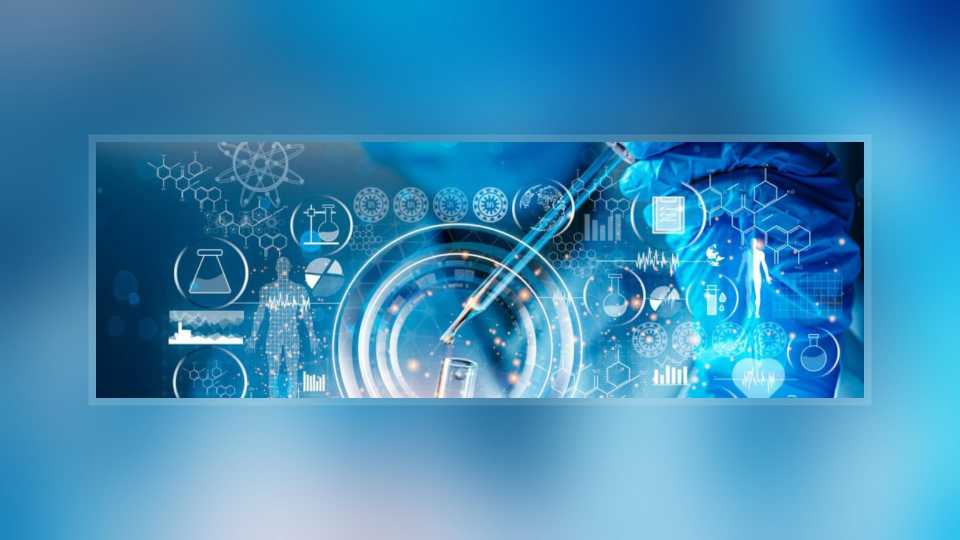
#> input picture examples/1200x400_extrawidelandscape.jpg, 1920 x 1080 px (shown at 1/2 size)
$ python -i imager.py   (imports and definitions only)
#> lines starting #> are read from the running program, lines starting #| are printed output that depends on the picture
import logging
from dataclasses import dataclass

from PIL import Image, ImageFilter, ImageOps

logger = logging.getLogger(__name__)


@dataclass
class Config:
    """
    Settings for image composition.

    Attributes:
        background_blur (bool): Apply Gaussian blur to backgrounds (default: True).
        background_blur_radius (int): Blur strength (default: 75).
        foreground_border (bool): Add a border to the foreground (default: True).
        foreground_border_width (int): Border thickness in pixels (default: 1).
        foreground_border_color (tuple[int, ...]): Border color RGB/RGBA, 0–255
        (default: (255, 255, 255)).
        force_fit (bool): If True, crop to fill template; if False, keep proportions
        with blurred background (default: True).
    """

    background_blur: bool = True
    background_blur_radius: int = 75
    foreground_border: bool = True
    foreground_border_width: int = 1
    foreground_border_color: tuple[int, ...] = (255, 255, 255)
    force_fit: bool = True


class Imager:
    """
    Class used to manipulate images.
    """

    # Cap upscaling at 2x original size to avoid pixelation.
    SCALE_UP_LIMIT = 2.0

    def __init__(
        self,
        output_size: tuple[int, int] = (700, 365),
        config: Config | None = None,
    ) -> None:
        self.output_width = output_size[0]
        self.output_height = output_size[1]
        self.config = config or Config()

    def process_image(self, image: Image.Image) -> Image.Image | None:
        """
        Creates a new PIL image from `image` by resizing it
        to fit the template dimensions.

        Args:
            image (Image.Image): A PIL image object
        """
        if not isinstance(image, Image.Image):
            raise ValueError("Source image must be a PIL Image object")
        return self._resize_to_template(image)

    # [530 lines left out: functions is_template_landscape, is_template_portrait, _resize_to_template, _handle_landscape_template, _handle_portrait_template, _convert_image_mode and 26 more, not called in this run]

>>> import cv2
>>> picture = cv2.imread('../../examples/1200x400_extrawidelandscape.jpg', cv2.IMREAD_GRAYSCALE)
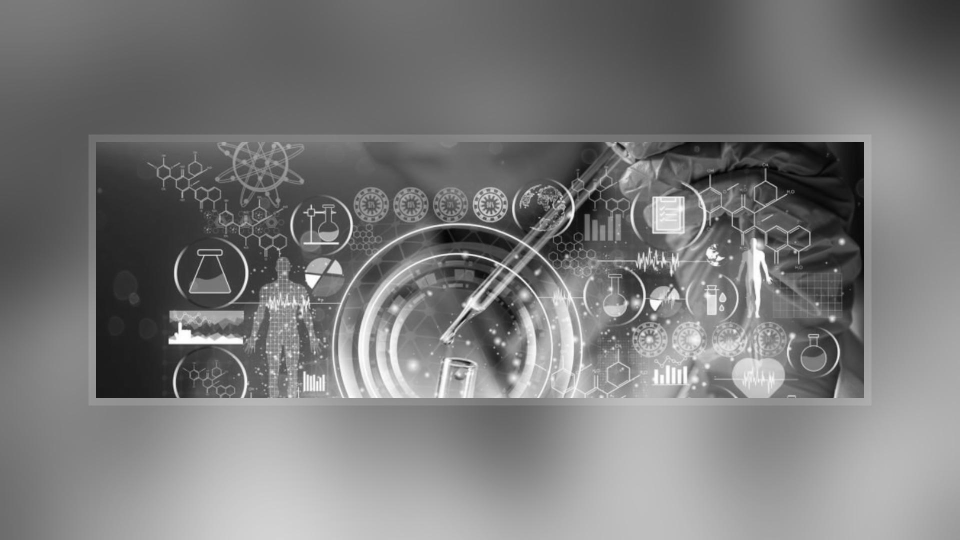
#> picture: shape (1080, 1920) (shown at 1/2 size); min 0, max 255, mean 122
>>> result = Imager().process_image(picture)
#> (the run stopped early here; a loop or call above may not have finished)

$ run again, on examples/200x150_toosmall.jpg
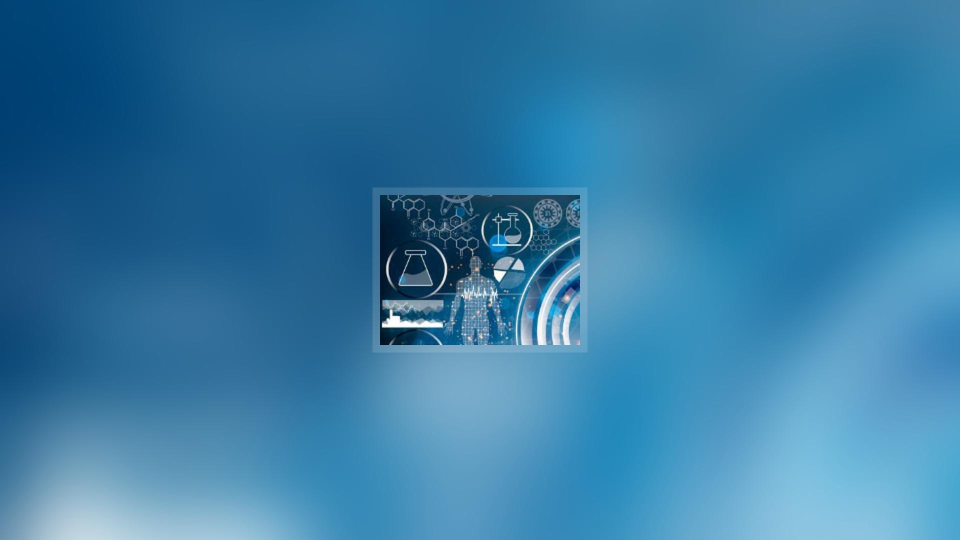
#> input picture examples/200x150_toosmall.jpg, 1920 x 1080 px (shown at 1/2 size)
#> `picture = cv2.imread('../../examples/1200x400_extrawidelandscape.jpg',..`:
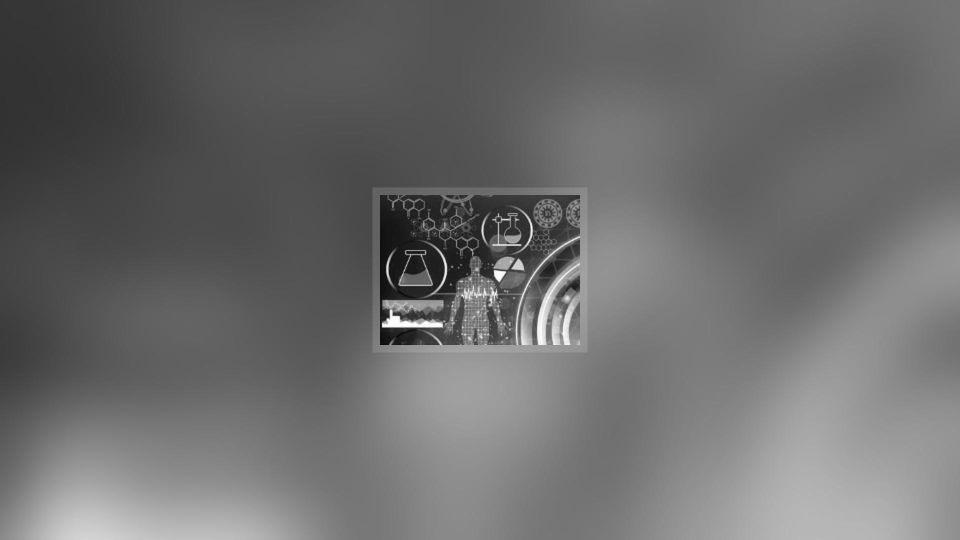
#> picture: shape (1080, 1920) (shown at 1/2 size); min 0, max 255, mean 108

$ run again, on examples/300x600_portrait.jpg
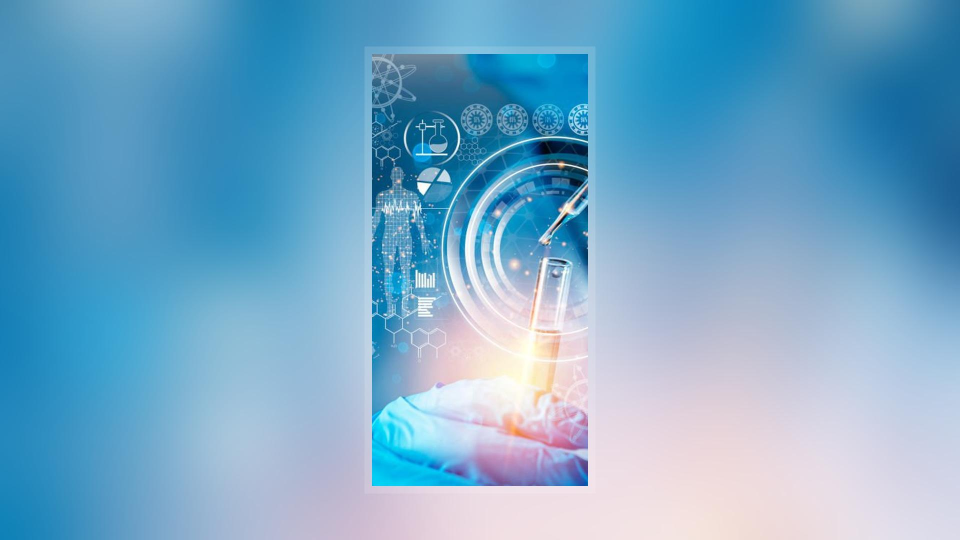
#> input picture examples/300x600_portrait.jpg, 1920 x 1080 px (shown at 1/2 size)
#> `picture = cv2.imread('../../examples/1200x400_extrawidelandscape.jpg',..`:
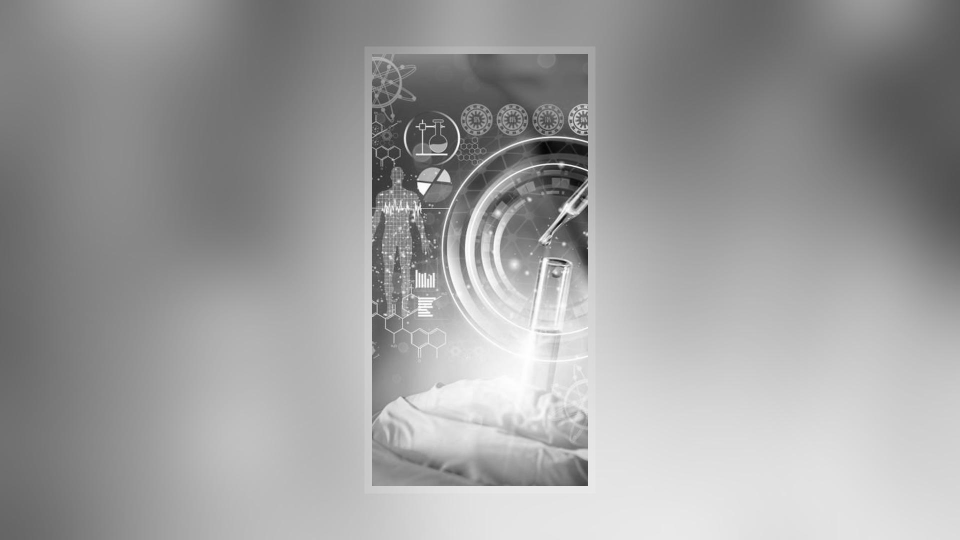
#> picture: shape (1080, 1920) (shown at 1/2 size); min 3, max 255, mean 157.4

$ run again, on examples/200x150_toosmall.png
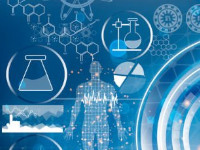
#> input picture examples/200x150_toosmall.png, 200 x 150 px
#> `picture = cv2.imread('../../examples/1200x400_extrawidelandscape.jpg',..`:
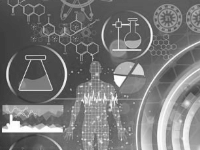
#> picture: shape (150, 200); min 50, max 255, mean 118.8
